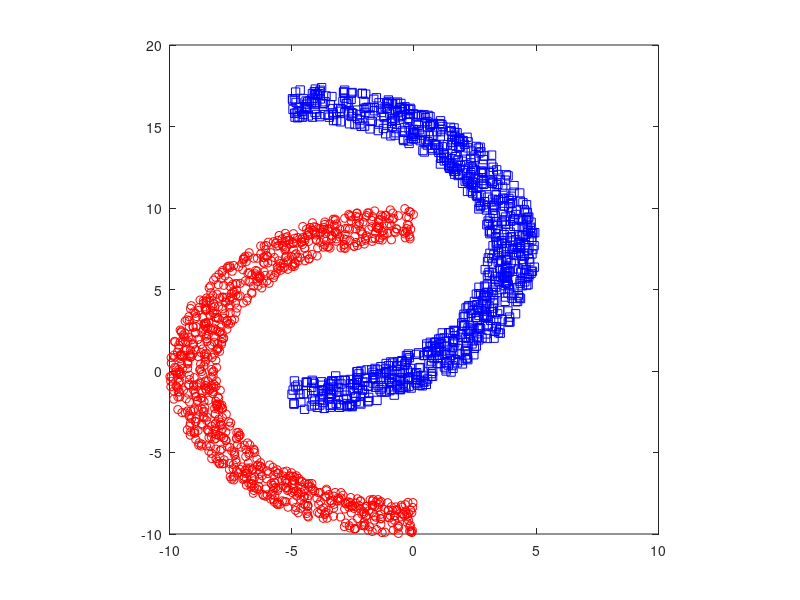
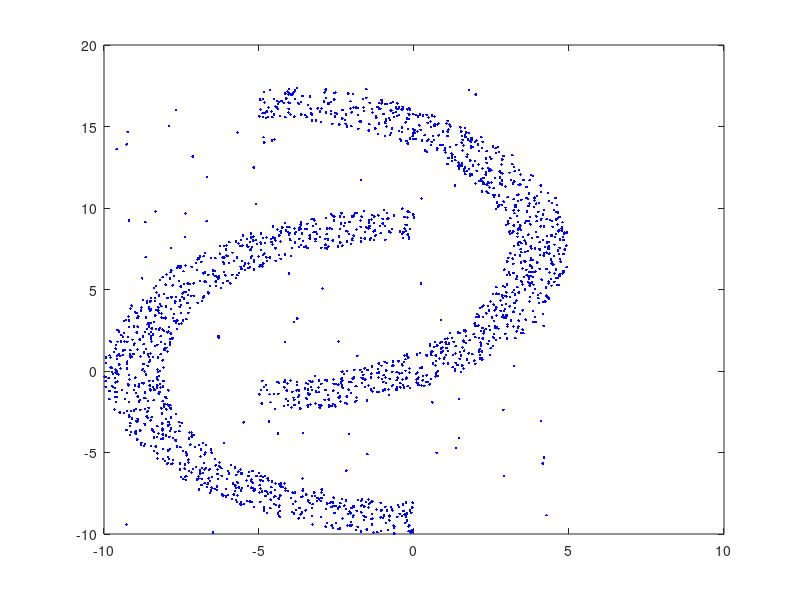

Here is the MATLAB script that generated these plots, in order: (Note: this script raises an error after producing the figures.)

clc, clear, clf, close all
USER_PATH = 'YOUR_PATH';


titsize = 19;
fsize = 11;

% trimming level
alpha = 0.05;

% to run each ex separately
% exi = 1;
% exi = 2;
% exi = 3;

for exi=1:3
    if exi == 1
        
        rng(2021, 'twister');
        
        % ex 1: 2 half moons

        nPoints = 1000;
        g = 2;

        C1 = [0 0];   % center of the circle
        C2 = [-5 7.5];
        R1 = [8 10];  % range of radii
        R2 = [8 10];
        A1 = [1 3]*pi/2; % [rad] range of allowed angles
        A2 = [-1 1]*pi/2;

        urand = @(nPoints,limits)(limits(1) + rand(nPoints,1)*diff(limits));
        randomCircle = @(n,r,a)(pol2cart(urand(n,a),urand(n,r)));

        [P1x,P1y] = randomCircle(nPoints,R1,A1);
        P1x = P1x + C1(1);
        P1y = P1y + C1(2);

        [P2x,P2y] = randomCircle(nPoints,R2,A2);
        P2x = P2x + C2(1);
        P2y = P2y + C2(2);

        figure
        plot(P1x,P1y,'or'); hold on;
        plot(P2x,P2y,'sb'); hold on;
        axis square

        X = [P1x, P1y; P2x, P2y];
        n = length(X);
        m = round(n * alpha);
        XX = rand(m, 2) .* (max(X)- min(X)) + min(X);
        X = [X; XX];
        figure
        plot(X(:,1), X(:,2), 'b.')

    elseif exi == 2
        % ex2: sinusoidal 3 clusters

        nPoints = 3000;
        g = 3;

        nclu0 = nPoints; 
        nclu1 = nPoints; 
        nclu2 = nPoints; 

        % sinusoidal noise (amplitude*sin(frequency*time+phase)+bias)
        l = -2 * pi;
        v = -l + (2*l)*rand(nclu0,1);
        noise1 = [80 + 0.5*randn(nclu0,1) + 10*sin(2*v) , (80 + 5*v)];
        noise2 = noise1;
        noise2(:,1) = noise2(:,1) +randn(length(noise1), 1)  .* 3;

        % clusters 
        mu1 = [10 100]; mu2 = [30 80];
        Sigma1 = [1 1.5; 1.5 3];  
        Sigma2 = [10 -3; -3 8]; 

        clu1 = mvnrnd(mu1,3*Sigma1,nclu1);
        clu2 = mvnrnd(mu2,4*Sigma2,nclu2);

        % final contaminated datasets 
        X1 = [clu1 ; clu2 ; noise2];

        figure
        gscatter(X1(:,1), X1(:,2));
        title('dataset','fontsize',20);
        axis equal

        X = X1;
        n = length(X);
        m = round(n * alpha);
        XX = rand(m, 2) .* (max(X)- min(X)) + min(X);
        X = [X; XX];
        figure
        plot(X(:,1), X(:,2), 'b.')

    elseif exi == 3    
        % ex 3: 2 sinusoids

        nPoints = 5000;
        g = 4;

        x1 = linspace(1, 10, nPoints)';
        y1 = sin(x1).^4 + randn(length(x1), 1).*0.15;

        y2 = cos(x1).^4 + randn(length(x1), 1).*0.15 - 2;

        y3 = y1 - 4;
        y4 = y2 -  4;
        X = [x1, y1; x1, y2; x1, y3; x1, y4];

        figure 
        plot(X(:,1), X(:,2), 'b.');

        n = length(X);
        m = round(n * alpha);
        XX = rand(m, 2) .* (max(X)- min(X)) + min(X);
        X = [X; XX];
        figure
        plot(X(:,1), X(:,2), 'b.')

    end

    % to reduce a bit trimming due to overlap of noise and true clusters
    alpmin = alpha/10;
    alpha = alpha - alpmin;

    %% tk-merge

    n = length(X);
    k = floor(log(n)*2*g);

    txOpt.plots = 0;
    out1_tkm = txmerge(X, k, g, 'alpha', alpha, 'plots', 1, 'txOpt', txOpt, 'dist', 0);
    xlabel('X1')
    ylabel('X2')
    set(findall (gcf,'-property','FontSize'),'FontSize',fsize)
    title('')
    xlim([min(X(:,1)), max(X(:,1))])
    ylim([min(X(:,2)), max(X(:,2))])
    legend('Location', 'best');

    tt = findall(gca,'-property','MarkerFaceColor');
    if exi==1
        cli = [1, 2, 3];
        clrdef=[0.4660 0.6740 0.1880;
            0 0.4470 0.7410;
            1 0 0];
        legpos = 'northwest';
    elseif exi==2 
        cli = [1, 2, 3, 4];
        clrdef=[0.4660 0.6740 0.1880;
            0 0.4470 0.7410;
            0.4940 0.1840 0.5560;
            1 0 0];
        legpos = 'southwest';
    elseif exi==3
        cli = [1, 2, 3, 4, 5];
        clrdef=[0.4660 0.6740 0.1880;
            0 0.4470 0.7410;
            0.4940 0.1840 0.5560;
            0.8500 0.3250 0.0980;
            1 0 0];
        legpos = 'northeast';
    end
    
%     set(findall(gcf,'-property','location'),'location',legpos);
    legend('Location', legpos);
    
    for i = 1:length(cli)
        set(tt(cli(i)),'Color', clrdef(i,:))
    end

    titim = sprintf('%s/sim3_%d_tkm', USER_PATH, exi);
    saveas(gcf, titim,'epsc')

    %% TCLUST

    out1_tclust = tclust(X, g, alpha, 1000,'plots', 'ellipse');
    set(findall(gcf,'-property','FontSize'),'FontSize',fsize)
    xlabel('X1')
    ylabel('X2')
    set(findall (gcf,'-property','FontSize'),'FontSize',fsize)
    title('')
    xlim([min(X(:,1)), max(X(:,1))])
    ylim([min(X(:,2)), max(X(:,2))])

    %%
    
    tt = findall(gca,'-property','MarkerFaceColor');
    if exi==1
        cli = [7, 8, 9];
        clrdef=[0.4660 0.6740 0.1880;
            0 0.4470 0.7410;
            1 0 0];
        ntt=6;
        legpos = 'northwest';
    elseif exi==2 
        cli = [10, 11, 12, 13];
        clrdef=[
            0.4660 0.6740 0.1880;
            0.4940 0.1840 0.5560;
            0 0.4470 0.7410;
            1 0 0];
        ntt=9;
        legpos = 'southwest';
    elseif exi==3
        cli = [13, 14, 15, 16, 17];
        clrdef=[0.8500 0.3250 0.0980;
            0.4660 0.6740 0.1880;
            0 0.4470 0.7410;
            0.4940 0.1840 0.5560;
            1 0 0];
        ntt=12;
        legpos = 'northeast';
    end

    set(findall(gcf,'-property','location'),'location',legpos);    
    % legend('Location', legpos);
    
    for i = 1:length(cli)
        set(tt(cli(i)),'Color', clrdef(i,:))
    end
    for i = 1:ntt
        set(tt(i),'Color', [0 0 0])
    end

    titim = sprintf('%s/sim3_%d_TC', USER_PATH, exi);
    saveas(gcf, titim,'epsc')
end